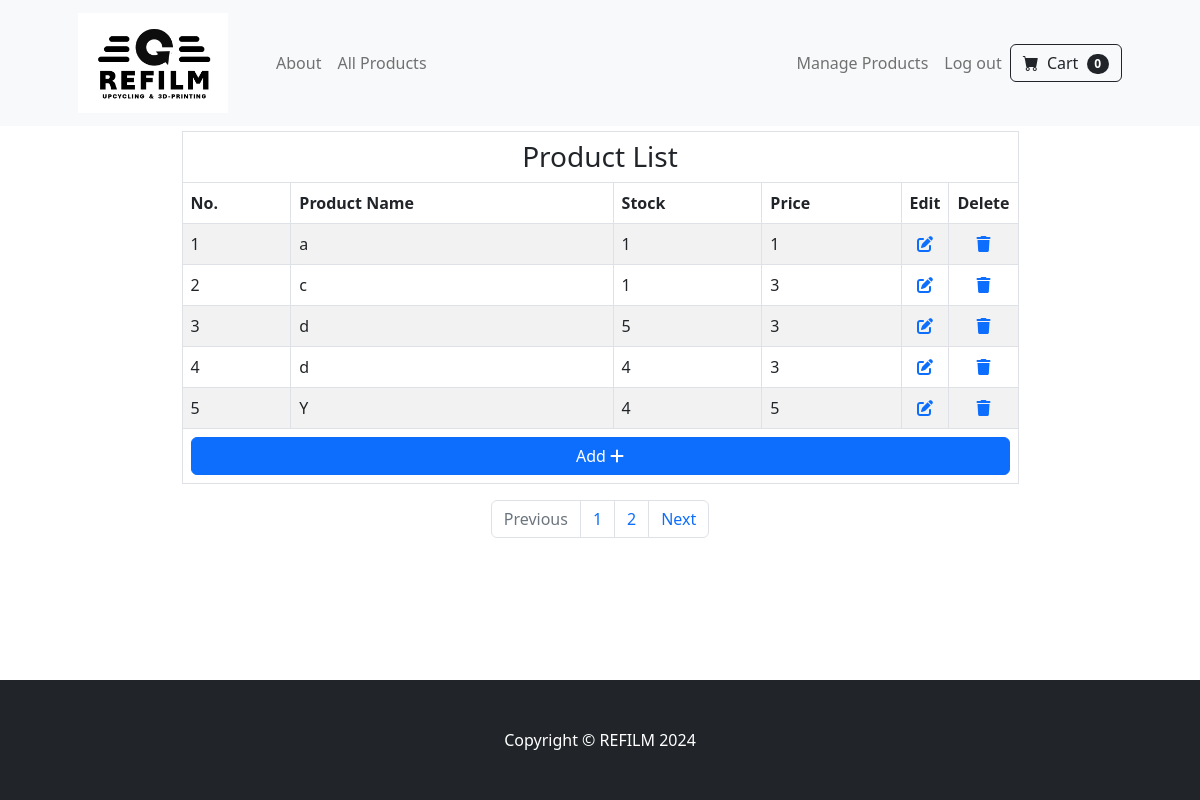
The app's page /manage (signed in) with its own data.
### tables this page shows
CREATE TABLE products (id INTEGER PRIMARY KEY AUTOINCREMENT NOT NULL, productname TEXT NOT NULL, quantity INTEGER NOT NULL, price INTEGER NOT NULL, image_extension TEXT);

### app.py (the view)
@app.route('/manage')
@login_required
def manage():
    page = int(request.args.get('page', 1))
    product_id = db.execute("SELECT id FROM products")
    product_name = db.execute("SELECT productname FROM products")
    quantity = db.execute("SELECT quantity FROM products")
    price = db.execute("SELECT price FROM products")
    length = len(product_id)
    products = []
    for i in range(length):
        products.append({"index": i + 1, "product_name": product_name[i]["productname"], "quantity": quantity[i]["quantity"], "price": price[i]["price"], "product_id":int(product_id[i]["id"])})
    start = (page - 1) * PER_PAGE
    end = start + PER_PAGE
    products = products[start:end]
    pagination_links = []
    total_pages = (length // PER_PAGE) + (length % PER_PAGE > 0)
    for num in range(1, total_pages + 1):
        link = url_for('manage', page=num)  # Generate URL for each page
        pagination_links.append(link)
    return render_template("manage.html", products=products, pagination_links=pagination_links, page=page)

### helpers.py (called while the page is built)
def login_required(f):
    @wraps(f)
    def decorated_function(*args, **kwargs):
        if session.get("user_id") is None:
            return redirect("/login")
        return f(*args, **kwargs)
    return decorated_function

### templates/manage.html (shortened to what this page needs)
{% extends "layout.html" %}
{% block content %}
    <div class="container">
        <table class="table table-striped table-bordered mx-auto" style="width : 75%; height:fit-content; margin-top: 5px">
            <thead>
                <tr>
                    <th colspan="6" class="text-center h3">Product List</th>
                </tr>
                <tr>
                    <th>No.</th>
                    <th>Product Name</th>
                    <th>Stock</th>
                    <th>Price</th>
                    <th style="width:5%; text-align:center">Edit</th>
                    <th style="width:5%; text-align:center">Delete</th>
                </tr>
            </thead>
            <tbody>
                {% for product in products %}
                    <tr>
                        <td>{{ product.index }}</td>
                        <td>{{ product.product_name }}</td>
                        <td>{{ product.quantity }}</td>
                        <td>{{ product.price }}</td>
                        <td style="text-align:center"><a href="edit/{{ product.product_id }}"><i class="fa-solid fa-pen-to-square"></i></a></td>
                        <td style="text-align:center"><a href="delete/{{ product.product_id }}"><i class="fa-solid fa-trash"></i></a></td>
                    </tr>
                {% endfor %}
                <tr>
                    <th colspan="6"><a href="/add" class="btn btn-primary" style="width:100%; height:100%">Add <i class="fa-solid fa-plus"></i></a>  </th>
                </tr>
            </tbody>
        </table>
        <nav aria-label="Page navigation">
            <ul class="pagination justify-content-center">
                {% if page == 1 %}
                    <li class="page-item disabled">
                        <a class="page-link">Previous</a>
                    </li>
                {% else %}
                    <li class="page-item">
                        <a class="page-link" href="{{ url_for('manage', page=page-1) }}">Previous</a>
                    </li>
                {% endif %}
                {% for link in pagination_links %}
                    <li class="page-item">
                        <a class="page-link" href="{{ link }}">{{ loop.index }}</a>
                    </li>
                {% endfor %}
                {% if page >= pagination_links|length %}
                    <li class="page-item disabled">
                        <a class="page-link">Next</a>
                    </li>
                {% else %}
                    <li class="page-item">
                        <a class="page-link" href="{{ url_for('manage', page= page + 1) }}">Next</a>
                    </li>
                {% endif %}
            </ul>
        </nav>
    </div>
{% endblock %}

### records on screen
products: index "1", product_name "a", quantity "1", price "1"
products: index "2", product_name "c", quantity "1", price "3"
products: index "3", product_name "d", quantity "5", price "3"
products: index "4", product_name "d", quantity "4", price "3"
products: index "5", product_name "Y", quantity "4", price "5"
